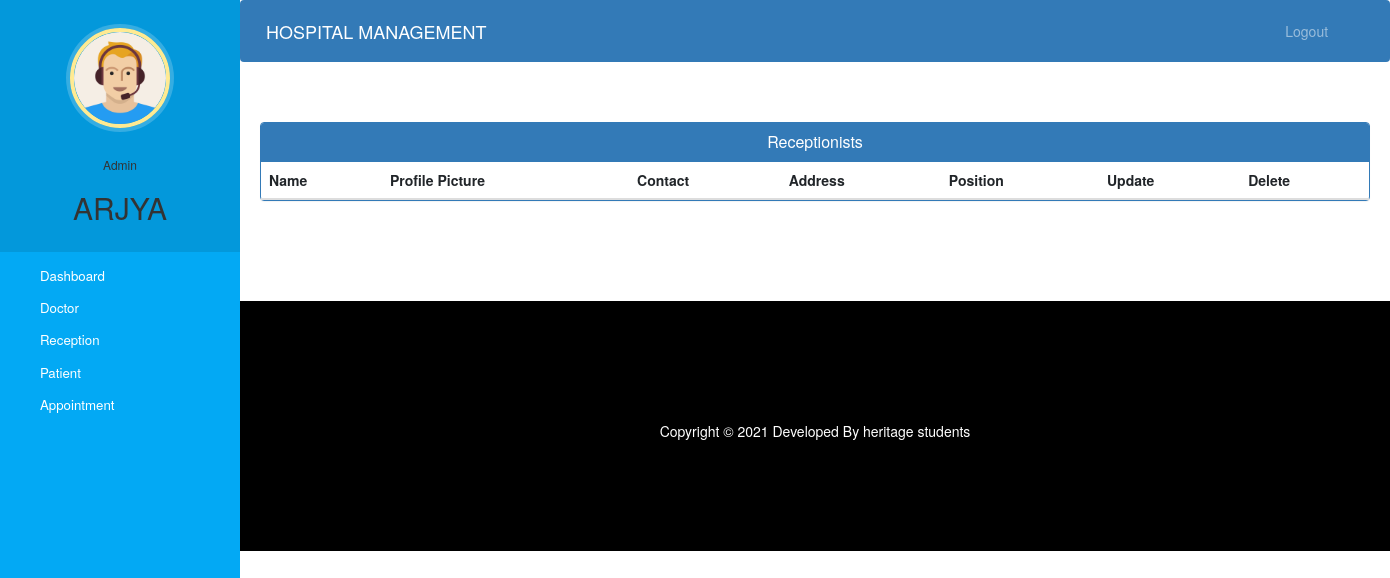
/admin-view-reception (signed in), run on an earlier commit of the app's database.
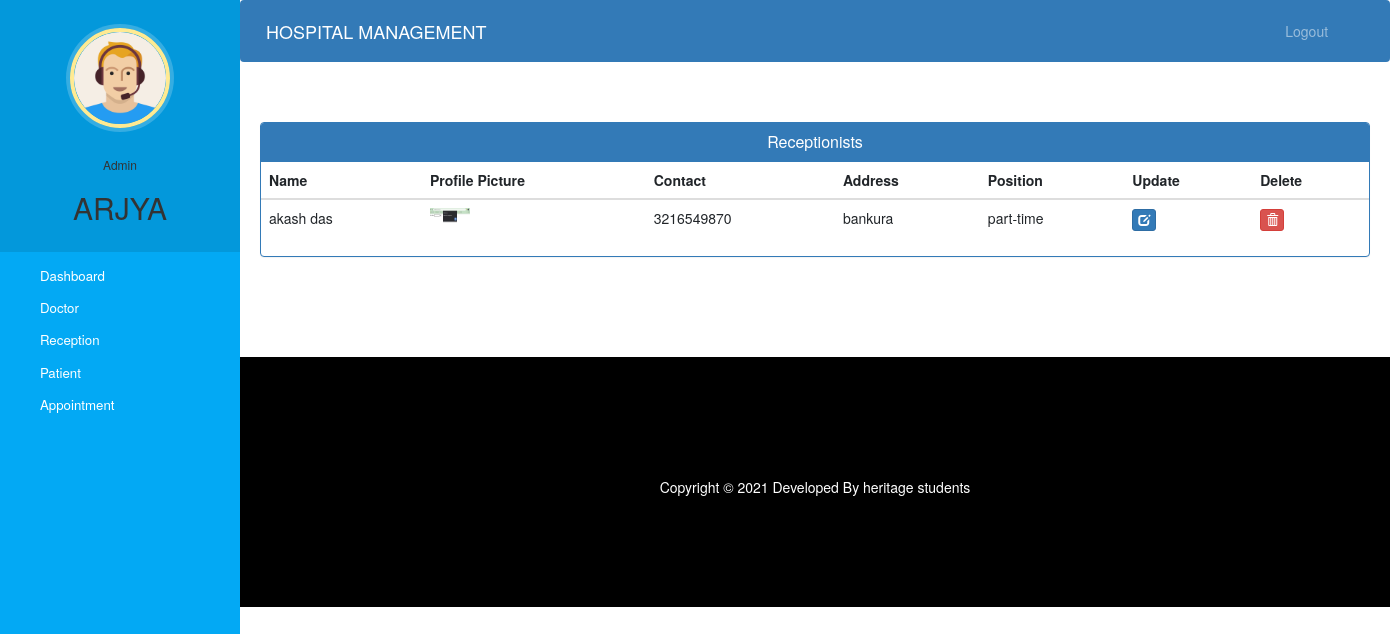
And on a later commit of the database.
### hospital/models.py (models this page shows, shortened)
class Reception(models.Model):
    user=models.OneToOneField(User,on_delete=models.CASCADE)
    profile_pic=models.ImageField(upload_to='profile_pic/ReceptionProfilePic/',null=True,blank=True)
    address=models.CharField(max_length=40)
    mobile=models.CharField(max_length=20,null=True)
    position= models.CharField(max_length=50,choices=positions,default='fulltime')
    status=models.BooleanField(default=False)
    @property
    def get_name(self):
        return self.user.first_name+" "+self.user.last_name

### hospital/views.py (the view)
# urls.py: path('admin-view-reception', views.admin_view_reception_view,name='admin-view-reception'),
@login_required(login_url='adminlogin')
@user_passes_test(is_admin)
def admin_view_reception_view(request):
    receptions=models.Reception.objects.all().filter(status=True)
    return render(request,'hospital/admin_view_reception.html',{'receptions':receptions})

### hospital/views.py (called while the page is built)
def is_admin(user):
    return user.groups.filter(name='ADMIN').exists()

### templates/hospital/admin_view_reception.html (shortened to what this page needs)
{% extends 'hospital/admin_base.html' %}
{% block content %}
{%load static%}
<head>
  <link href="//netdna.bootstrapcdn.com/bootstrap/3.0.0/css/bootstrap.min.css" rel="stylesheet" id="bootstrap-css">
</head>
<div class="container">
  <div class="panel panel-primary">
    <div class="panel-heading">
      <h6 class="panel-title">Receptionists</h6>
    </div>
    <table class="table table-hover" id="dev-table">
      <thead>
        <tr>
          <th>Name</th>
          <th>Profile Picture</th>
          <th>Contact</th>
          <th>Address</th>
          <th>Position</th>
          <th>Update</th>
          <th>Delete</th>
        </tr>
      </thead>
      {% for r in receptions %}
      <tr>
        <td> {{r.get_name}}</td>
        <td> <img src="{% static r.profile_pic.url %}" alt="Profile Pic" height="40px" width="40px" /></td>
        <td>{{r.mobile}}</td>
        <td>{{r.address}}</td>
        <td>{{r.position}}</td>
        <td><a class="btn btn-primary btn-xs" href="{% url 'update-reception' r.id  %}"><span class="glyphicon glyphicon-edit"></span></a></td>
        <td><a class="btn btn-danger btn-xs" href="{% url 'delete-reception-from-hospital' r.id  %}"><span class="glyphicon glyphicon-trash"></span></a></td>
      </tr>
      {% endfor %}
    </table>
  </div>
</div>
{% endblock content %}

What changed in the data, as far as the page shows it:
added Reception: get_name "akash das", profile_pic (picture), mobile "3216549870", address "bankura", position "part-time"
